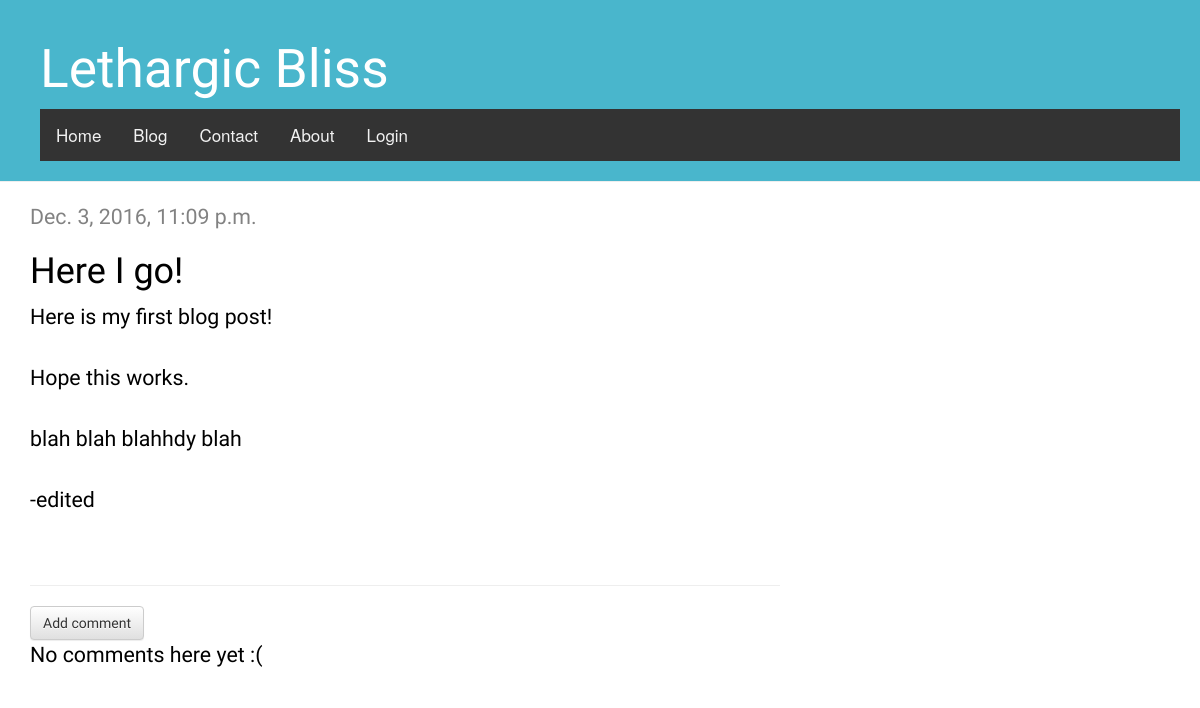
/post/1/, run on an earlier commit of the app's database.
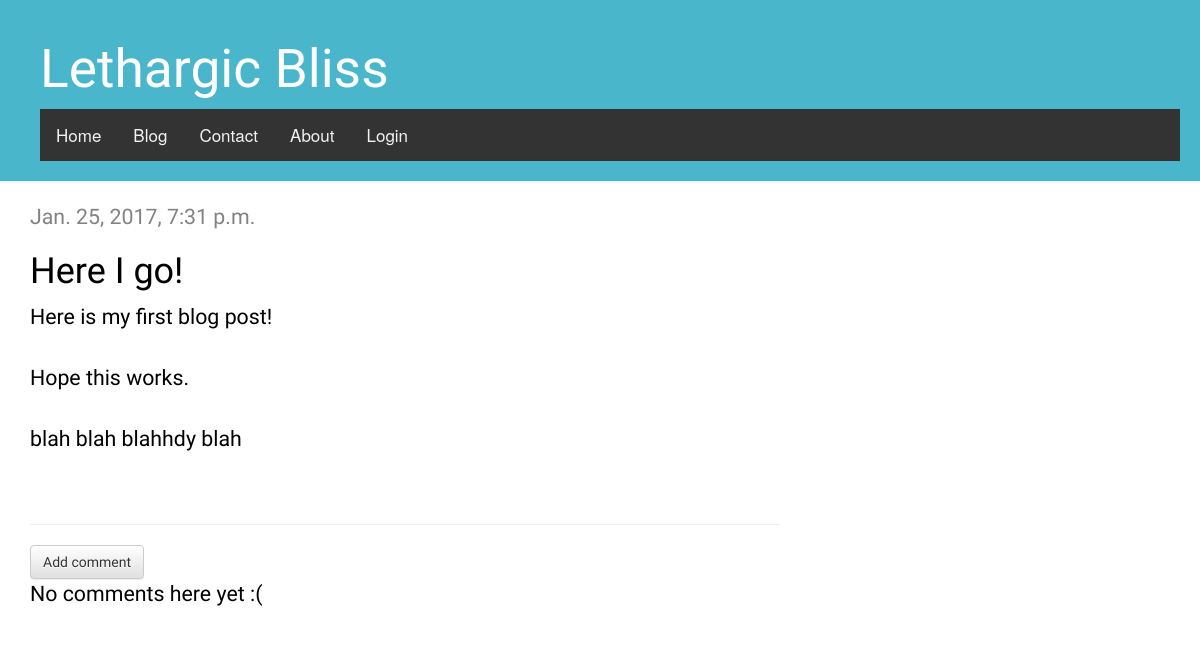
And on a later commit of the database.
### blog/models.py (models this page shows, shortened)
class Post(models.Model):
    author = models.ForeignKey('auth.User')
    title = models.CharField(max_length=200)
    text = models.TextField()
    created_date = models.DateTimeField(
            default=timezone.now)
    published_date = models.DateTimeField(
            blank=True, null=True)

### blog/views.py (the view)
# urls.py: url(r'^post/(?P<pk>\d+)/$', views.post_detail, name='post_detail'),
def post_detail(request, pk):
    post = get_object_or_404(Post, pk=pk)
    return render(request, 'blog/post_detail.html', {'post': post})

### blog/templates/blog/post_detail.html (shortened to what this page needs)
{% extends 'blog/base.html' %}
{% block content %}
    <div class="post">
        {% if post.published_date %}
            <div class="date">
                {{ post.published_date }}
            </div>
	{% else %}
	    <a class="btn btn-default" href="{% url 'post_publish' pk=post.pk %}">Publish</a>
        {% endif %}
        <h1>{{ post.title }}</h1>
        <p>{{ post.text|linebreaksbr }}</p>
    </div>
<hr>
<a class="btn btn-default" href="{% url 'add_comment_to_post' pk=post.pk %}">Add comment</a>
{% for comment in post.comments.all %}
    {% if user.is_authenticated or comment.approved_comment %}
    <div class="comment">
        <div class="date">
            {{ comment.created_date }}
            {% if not comment.approved_comment %}
                <a class="btn btn-default" href="{% url 'comment_remove' pk=comment.pk %}"><span class="glyphicon glyphicon-remove"></span></a>
                <a class="btn btn-default" href="{% url 'comment_approve' pk=comment.pk %}"><span class="glyphicon glyphicon-ok"></span></a>
            {% endif %}
        </div>
        <strong>{{ comment.author }}</strong>
        <p>{{ comment.text|linebreaks }}</p>
    </div>
    {% endif %}
{% empty %}
    <p>No comments here yet :(</p>
{% endfor %}
{% endblock %}

What changed in the data, as far as the page shows it:
changed Post "Here I go!": published_date "Dec. 3, 2016, 11:09 p.m." → "Jan. 25, 2017, 7:31 p.m."; text "Here is my first blog post! Hope this works. blah blah blahhdy blah -edited" → "Here is my first blog post! Hope this works. blah blah blahhdy blah"
